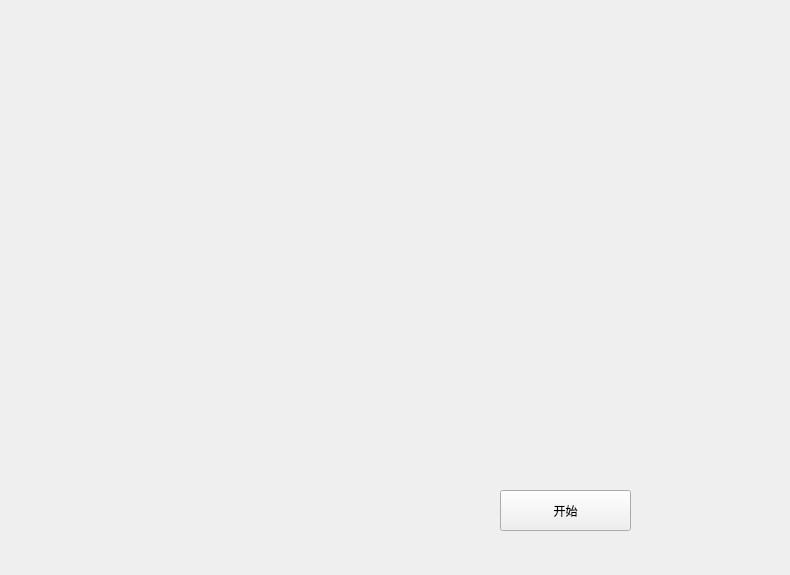
<?xml version="1.0" encoding="UTF-8"?>
<ui version="4.0">
 <class>Widget</class>
 <widget class="QWidget" name="Widget">
  <property name="geometry">
   <rect>
    <x>0</x>
    <y>0</y>
    <width>790</width>
    <height>575</height>
   </rect>
  </property>
  <property name="windowTitle">
   <string>Widget</string>
  </property>
  <property name="styleSheet">
   <string notr="true"/>
  </property>
  <widget class="QPushButton" name="pushButton">
   <property name="geometry">
    <rect>
     <x>500</x>
     <y>490</y>
     <width>131</width>
     <height>41</height>
    </rect>
   </property>
   <property name="styleSheet">
    <string notr="true"/>
   </property>
   <property name="text">
    <string>开始</string>
   </property>
  </widget>
  <widget class="QCustomPlot" name="customplot" native="true">
   <property name="geometry">
    <rect>
     <x>110</x>
     <y>30</y>
     <width>571</width>
     <height>421</height>
    </rect>
   </property>
   <property name="styleSheet">
    <string notr="true"/>
   </property>
  </widget>
 </widget>
 <layoutdefault spacing="6" margin="11"/>
 <customwidgets>
  <customwidget>
   <class>QCustomPlot</class>
   <extends>QWidget</extends>
   <header location="global">qcustomplot.h</header>
   <container>1</container>
  </customwidget>
 </customwidgets>
 <resources>
  <include location="res.qrc"/>
 </resources>
 <connections/>
</ui>
